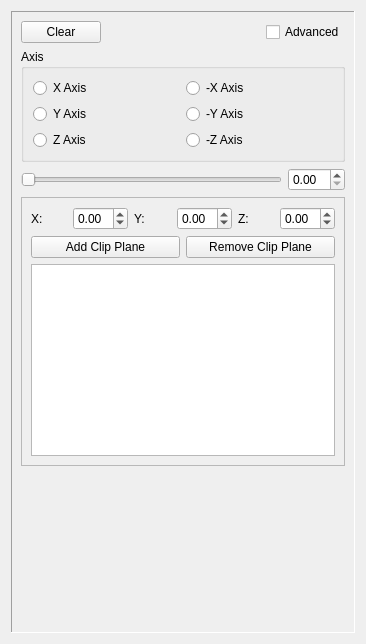
<ui version="4.0" >
 <class>ClipPlanes</class>
 <widget class="QWidget" name="ClipPlanes" >
  <property name="geometry" >
   <rect>
    <x>0</x>
    <y>0</y>
    <width>366</width>
    <height>644</height>
   </rect>
  </property>
  <property name="windowTitle" >
   <string>Form</string>
  </property>
  <layout class="QVBoxLayout" >
   <item>
    <widget class="QFrame" name="frame" >
     <property name="frameShape" >
      <enum>QFrame::Panel</enum>
     </property>
     <property name="frameShadow" >
      <enum>QFrame::Sunken</enum>
     </property>
     <layout class="QVBoxLayout" >
      <item>
       <layout class="QHBoxLayout" >
        <item>
         <widget class="QPushButton" name="clearButton" >
          <property name="text" >
           <string>Clear</string>
          </property>
         </widget>
        </item>
        <item>
         <spacer>
          <property name="orientation" >
           <enum>Qt::Horizontal</enum>
          </property>
          <property name="sizeHint" >
           <size>
            <width>40</width>
            <height>20</height>
           </size>
          </property>
         </spacer>
        </item>
        <item>
         <widget class="QCheckBox" name="_advancedButton" >
          <property name="text" >
           <string>Advanced</string>
          </property>
         </widget>
        </item>
       </layout>
      </item>
      <item>
       <widget class="QGroupBox" name="groupBox" >
        <property name="title" >
         <string>Axis</string>
        </property>
        <layout class="QGridLayout" >
         <item row="0" column="0" >
          <layout class="QGridLayout" >
           <item row="0" column="0" >
            <widget class="QRadioButton" name="posXAxis" >
             <property name="text" >
              <string>X Axis</string>
             </property>
            </widget>
           </item>
           <item row="0" column="1" >
            <widget class="QRadioButton" name="negXAxis" >
             <property name="text" >
              <string>-X Axis</string>
             </property>
            </widget>
           </item>
           <item row="2" column="0" >
            <widget class="QRadioButton" name="posZAxis" >
             <property name="text" >
              <string>Z Axis</string>
             </property>
            </widget>
           </item>
           <item row="1" column="1" >
            <widget class="QRadioButton" name="negYAxis" >
             <property name="text" >
              <string>-Y Axis</string>
             </property>
            </widget>
           </item>
           <item row="1" column="0" >
            <widget class="QRadioButton" name="posYAxis" >
             <property name="text" >
              <string>Y Axis</string>
             </property>
            </widget>
           </item>
           <item row="2" column="1" >
            <widget class="QRadioButton" name="negZAxis" >
             <property name="text" >
              <string>-Z Axis</string>
             </property>
            </widget>
           </item>
          </layout>
         </item>
        </layout>
       </widget>
      </item>
      <item>
       <layout class="QHBoxLayout" >
        <item>
         <widget class="QSlider" name="_distanceSlider" >
          <property name="minimum" >
           <number>0</number>
          </property>
          <property name="maximum" >
           <number>99</number>
          </property>
          <property name="sliderPosition" >
           <number>0</number>
          </property>
          <property name="orientation" >
           <enum>Qt::Horizontal</enum>
          </property>
         </widget>
        </item>
        <item>
         <widget class="QDoubleSpinBox" name="_distanceSpinBox" />
        </item>
       </layout>
      </item>
      <item>
       <widget class="QFrame" name="_advancedOptions" >
        <property name="frameShape" >
         <enum>QFrame::StyledPanel</enum>
        </property>
        <property name="frameShadow" >
         <enum>QFrame::Raised</enum>
        </property>
        <layout class="QVBoxLayout" >
         <item>
          <layout class="QHBoxLayout" >
           <item>
            <widget class="QLabel" name="label" >
             <property name="text" >
              <string>X:</string>
             </property>
            </widget>
           </item>
           <item>
            <widget class="QDoubleSpinBox" name="_normalX" >
             <property name="minimum" >
              <double>-1.000000000000000</double>
             </property>
             <property name="maximum" >
              <double>1.000000000000000</double>
             </property>
             <property name="singleStep" >
              <double>0.100000000000000</double>
             </property>
            </widget>
           </item>
           <item>
            <widget class="QLabel" name="label_2" >
             <property name="text" >
              <string>Y:</string>
             </property>
            </widget>
           </item>
           <item>
            <widget class="QDoubleSpinBox" name="_normalY" >
             <property name="minimum" >
              <double>-1.000000000000000</double>
             </property>
             <property name="maximum" >
              <double>1.000000000000000</double>
             </property>
             <property name="singleStep" >
              <double>0.100000000000000</double>
             </property>
            </widget>
           </item>
           <item>
            <widget class="QLabel" name="label_3" >
             <property name="text" >
              <string>Z:</string>
             </property>
            </widget>
           </item>
           <item>
            <widget class="QDoubleSpinBox" name="_normalZ" >
             <property name="minimum" >
              <double>-1.000000000000000</double>
             </property>
             <property name="maximum" >
              <double>1.000000000000000</double>
             </property>
             <property name="singleStep" >
              <double>0.100000000000000</double>
             </property>
            </widget>
           </item>
          </layout>
         </item>
         <item>
          <layout class="QHBoxLayout" >
           <item>
            <widget class="QPushButton" name="_addButton" >
             <property name="text" >
              <string>Add Clip Plane</string>
             </property>
            </widget>
           </item>
           <item>
            <widget class="QPushButton" name="_removeButton" >
             <property name="text" >
              <string>Remove Clip Plane</string>
             </property>
            </widget>
           </item>
          </layout>
         </item>
         <item>
          <widget class="QListWidget" name="_clipPlaneList" />
         </item>
        </layout>
       </widget>
      </item>
      <item>
       <spacer>
        <property name="orientation" >
         <enum>Qt::Vertical</enum>
        </property>
        <property name="sizeHint" >
         <size>
          <width>20</width>
          <height>40</height>
         </size>
        </property>
       </spacer>
      </item>
     </layout>
    </widget>
   </item>
  </layout>
 </widget>
 <resources/>
 <connections/>
</ui>
